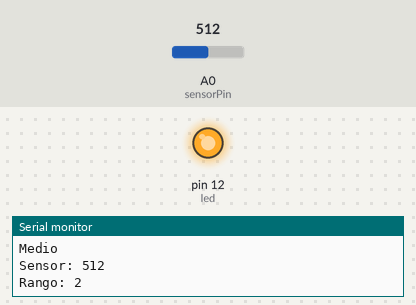
Recording of a sketch running on a simulated Arduino Uno, built with avr-gcc and run on an emulated ATmega328P. Parts: output pins drawn as LEDs (lit = HIGH), the last lines printed to the serial monitor. The inputs (shaded band) are chosen by the test bench; at power-on: A0 (sensorPin) = 512.

Above: at 1.8 s.
1.9 s: A0 (sensorPin) set to 141
4.5 s: A0 (sensorPin) set to 119
At 6.2 s:
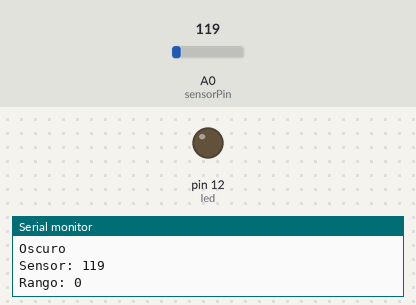
6.5 s: A0 (sensorPin) set to 511
At 7.8 s:
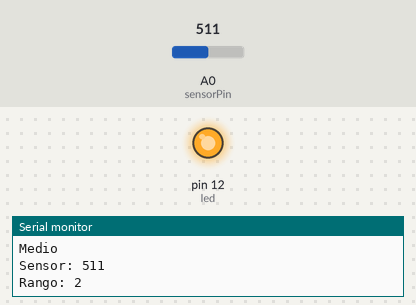
8.5 s: A0 (sensorPin) set to 122
At 9.3 s:
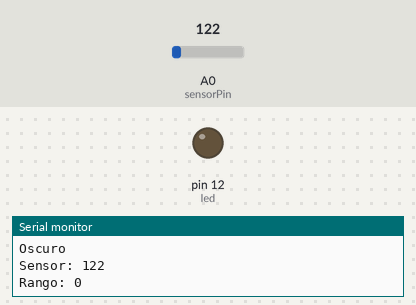
Timing chart, 0 to 11.5 s (numbered marks = the images above; inputs shaded):
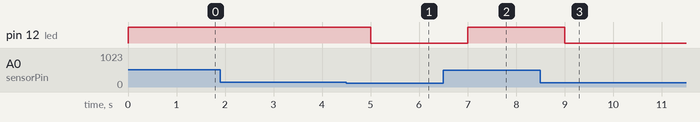

The sketch:

Taller_3_punto_3.ino
```cpp
/*
 * Sentencia switch
 *
 * Permite escoger de un conjunto de valores discretos de una variable, similar a la sentencia utilizada en if
 * Utilizado con fotoresistencia
 */

const int sensorMin = 0;
const int sensorMax = 600;
int sensorLectura = 0;


int sensorPin = A0;
int led = 12;

void setup() {
  Serial.begin(9600);
  pinMode(12,OUTPUT);
}

void loop() {
  sensorLectura = analogRead(sensorPin);
  int range = map(sensorLectura, sensorMin, sensorMax, 0,3);        //mapea el rango del sensor en 4 opciones --> de 0 a 3 (PERO QUEDA UN RANGO DE 0-5)

  //Dependiendo del valor obtenido en el rango realiza una acción.
  switch(range)
  {
    case 0:
      Serial.println("Oscuro");

      break;
    case 1:
      Serial.println("Dimmer");

      break;
    case 2:
      Serial.println("Medio");

      break;
    case 3:
      Serial.println("Brillante");
      break;
  }
  analogWrite(led, sensorLectura);            //la salida debe ser analogica, para variar el nivel de intensidad sobre el LED
  Serial.print("Sensor: ");
  Serial.println(sensorLectura);
  Serial.print("Rango: ");
  Serial.println(range);
  delay(1000);             //retardo para dar estabilidad.


}
```

Measured:
- the behaviour switches between 128 and 127 on A0 (sensorPin) (found by bisection; images 0 and 1)
- after the input at 4.5 s, pin 12 (led): HIGH → LOW after 0.50 s
- after the input at 6.5 s, pin 12 (led): LOW → HIGH after 0.50 s
- after the input at 8.5 s, pin 12 (led): HIGH → LOW after 0.51 s
